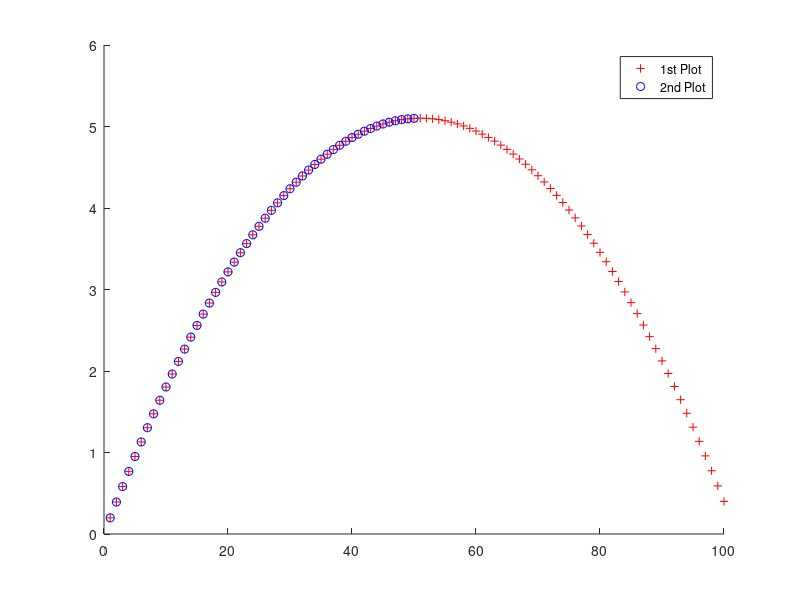

Write the MATLAB code that produced this figure.

%Problem 1.1 : Matrix generation
A = [1 4 7;2 5 8;3 6 9];
B = [1 2 3;0 3 1;2 1 1];
C= eye(3);

%Problem 1.2 : Basic matrix operations

i = A*B;
ii = A.*B;
iii = B*A;
iv = B.*A;
D=inv(B);
v = B*D;
vi=A/B;
vii=A\B; %A is a singular Matrix
E = 5*eye(3);

%Problem 1.3 : Understanding data types
whos
% All of them are double
%They have 72 Bytes = 72*8 = 576 bits

F = int8(A);
G = int8(B);
FG_Sum = F+G;
%FG_Multi = F*G % (*) is not fully supported for integer classes

%Problem 1.4 : Submatrix extraction and plotting

Ball_mat=load('ballmat.mat')
t = Ball_mat.A(:,1);
x = Ball_mat.A(:,2);
t2 = Ball_mat.A(1:50,3);
x2 = Ball_mat.A(1:50,2);

% Test pull
hold on
plot(t,x,'r+')
plot(t2,x2,'bo')
legend('1st Plot','2nd Plot')
hold off

